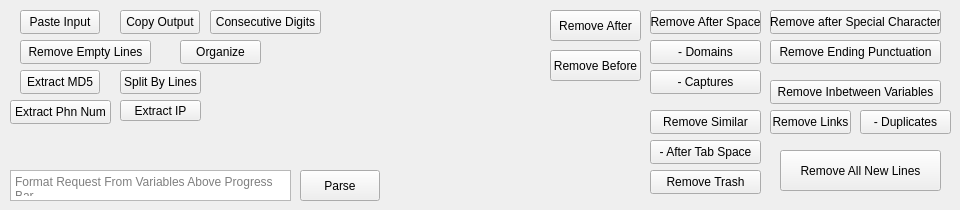
    <widget class="QWidget" name="generalComboOptionsTab">
     <attribute name="title">
      <string>❗General Combo Options</string>
     </attribute>
     <widget class="QPushButton" name="pasteButton">
      <property name="geometry">
       <rect>
        <x>20</x>
        <y>10</y>
        <width>80</width>
        <height>24</height>
       </rect>
      </property>
      <property name="toolTip">
       <string> Paste input from the clipboard.</string>
      </property>
      <property name="text">
       <string>Paste Input</string>
      </property>
     </widget>
     <widget class="QPushButton" name="removeLinksButton">
      <property name="geometry">
       <rect>
        <x>770</x>
        <y>110</y>
        <width>81</width>
        <height>24</height>
       </rect>
      </property>
      <property name="text">
       <string>Remove Links</string>
      </property>
     </widget>
     <widget class="QPushButton" name="copyButton_2">
      <property name="geometry">
       <rect>
        <x>120</x>
        <y>10</y>
        <width>80</width>
        <height>24</height>
       </rect>
      </property>
      <property name="text">
       <string>Copy Output</string>
      </property>
     </widget>
     <widget class="QPushButton" name="removeEndingPunctuationButton">
      <property name="geometry">
       <rect>
        <x>770</x>
        <y>40</y>
        <width>171</width>
        <height>24</height>
       </rect>
      </property>
      <property name="toolTip">
       <string>Remove any puncuations at the END of EACH line</string>
      </property>
      <property name="text">
       <string>Remove Ending Punctuation</string>
      </property>
     </widget>
     <widget class="QPushButton" name="remove_domainsButton">
      <property name="geometry">
       <rect>
        <x>650</x>
        <y>40</y>
        <width>111</width>
        <height>24</height>
       </rect>
      </property>
      <property name="toolTip">
       <string>Extract domain names from the text.</string>
      </property>
      <property name="text">
       <string>- Domains</string>
      </property>
     </widget>
     <widget class="QPushButton" name="removeDuplicatesButton">
      <property name="enabled">
       <bool>true</bool>
      </property>
      <property name="geometry">
       <rect>
        <x>860</x>
        <y>110</y>
        <width>91</width>
        <height>24</height>
       </rect>
      </property>
      <property name="text">
       <string>- Duplicates</string>
      </property>
     </widget>
     <widget class="QPushButton" name="extract_md5Button">
      <property name="geometry">
       <rect>
        <x>20</x>
        <y>70</y>
        <width>80</width>
        <height>24</height>
       </rect>
      </property>
      <property name="toolTip">
       <string>Extract any MD5 Strings from your file captures or the input_text window</string>
      </property>
      <property name="text">
       <string>Extract MD5</string>
      </property>
     </widget>
     <widget class="QPushButton" name="removeSpecialCharacterButton">
      <property name="geometry">
       <rect>
        <x>770</x>
        <y>10</y>
        <width>171</width>
        <height>24</height>
       </rect>
      </property>
      <property name="toolTip">
       <string>Remove everything on that line after a character you specify</string>
      </property>
      <property name="text">
       <string>Remove after Special Character</string>
      </property>
     </widget>
     <widget class="QPushButton" name="organizeLinesButton">
      <property name="geometry">
       <rect>
        <x>180</x>
        <y>40</y>
        <width>81</width>
        <height>24</height>
       </rect>
      </property>
      <property name="toolTip">
       <string>Orginize your Input Text from one of these options</string>
      </property>
      <property name="text">
       <string>Organize</string>
      </property>
     </widget>
     <widget class="QPushButton" name="remove_trash_button">
      <property name="geometry">
       <rect>
        <x>650</x>
        <y>170</y>
        <width>111</width>
        <height>24</height>
       </rect>
      </property>
      <property name="toolTip">
       <string>6 Various Options to Enable/Disable when cleaning your strings</string>
      </property>
      <property name="text">
       <string>Remove Trash</string>
      </property>
     </widget>
     <widget class="QPushButton" name="remove_capturesButton">
      <property name="geometry">
       <rect>
        <x>650</x>
        <y>70</y>
        <width>111</width>
        <height>24</height>
       </rect>
      </property>
      <property name="toolTip">
       <string>Extract captured data  from the text.</string>
      </property>
      <property name="text">
       <string>- Captures</string>
      </property>
     </widget>
     <widget class="QPushButton" name="split_by_linesButton">
      <property name="geometry">
       <rect>
        <x>120</x>
        <y>70</y>
        <width>81</width>
        <height>24</height>
       </rect>
      </property>
      <property name="text">
       <string>Split By Lines</string>
      </property>
     </widget>
     <widget class="QPushButton" name="removeAfterSpace">
      <property name="geometry">
       <rect>
        <x>650</x>
        <y>10</y>
        <width>111</width>
        <height>24</height>
       </rect>
      </property>
      <property name="toolTip">
       <string>Perform an action after a tab space in each line.</string>
      </property>
      <property name="text">
       <string>Remove After Space</string>
      </property>
     </widget>
     <widget class="QPushButton" name="removeAfter_Tab_Space">
      <property name="geometry">
       <rect>
        <x>650</x>
        <y>140</y>
        <width>111</width>
        <height>24</height>
       </rect>
      </property>
      <property name="toolTip">
       <string>Remove after a &quot;Tab&quot; space</string>
      </property>
      <property name="text">
       <string>- After Tab Space</string>
      </property>
     </widget>
     <widget class="QPushButton" name="remove_inbetween_two_variablesButton">
      <property name="geometry">
       <rect>
        <x>770</x>
        <y>80</y>
        <width>171</width>
        <height>24</height>
       </rect>
      </property>
      <property name="toolTip">
       <string>Chose two different variables such as   &quot;  (  &quot;   and  &quot;  )  &quot;
This will remove any data between ( these two things )</string>
      </property>
      <property name="text">
       <string>Remove Inbetween Variables</string>
      </property>
     </widget>
     <widget class="QPushButton" name="sort_remove_similarButton">
      <property name="geometry">
       <rect>
        <x>650</x>
        <y>110</y>
        <width>111</width>
        <height>24</height>
       </rect>
      </property>
      <property name="toolTip">
       <string>Removes simalar combo strings ( based of a consecutive variable of 5 characters )</string>
      </property>
      <property name="text">
       <string>Remove Similar</string>
      </property>
     </widget>
     <widget class="QPushButton" name="remove_empty_lines_button">
      <property name="geometry">
       <rect>
        <x>20</x>
        <y>40</y>
        <width>131</width>
        <height>24</height>
       </rect>
      </property>
      <property name="whatsThis">
       <string>This will remove any line breaks from your text
and format them.</string>
      </property>
      <property name="text">
       <string>Remove Empty Lines</string>
      </property>
     </widget>
     <widget class="QPushButton" name="extract_ip_addressButton">
      <property name="geometry">
       <rect>
        <x>120</x>
        <y>100</y>
        <width>81</width>
        <height>21</height>
       </rect>
      </property>
      <property name="toolTip">
       <string>Extract any IP Information from your Input Text or your Directory Path</string>
      </property>
      <property name="text">
       <string>Extract IP</string>
      </property>
     </widget>
     <widget class="QPushButton" name="extract_phone_numberButton">
      <property name="geometry">
       <rect>
        <x>10</x>
        <y>100</y>
        <width>101</width>
        <height>24</height>
       </rect>
      </property>
      <property name="toolTip">
       <string>Extract any phone numbers from your input_text window or file captures.</string>
      </property>
      <property name="text">
       <string>Extract Phn Num</string>
      </property>
     </widget>
     <widget class="QTextEdit" name="format_request_textedit">
      <property name="geometry">
       <rect>
        <x>10</x>
        <y>170</y>
        <width>281</width>
        <height>31</height>
       </rect>
      </property>
      <property name="placeholderText">
       <string>Format Request From Variables Above Progress Bar</string>
      </property>
     </widget>
     <widget class="QPushButton" name="remove_new_lines">
      <property name="geometry">
       <rect>
        <x>780</x>
        <y>150</y>
        <width>161</width>
        <height>41</height>
       </rect>
      </property>
      <property name="text">
       <string>Remove All New Lines</string>
      </property>
     </widget>
     <widget class="QPushButton" name="consecutive_digits_button">
      <property name="geometry">
       <rect>
        <x>210</x>
        <y>10</y>
        <width>111</width>
        <height>24</height>
       </rect>
      </property>
      <property name="toolTip">
       <string>Remove any data that have the same consuctive numbers that you specify.</string>
      </property>
      <property name="text">
       <string>Consecutive Digits</string>
      </property>
     </widget>
     <widget class="QPushButton" name="remove_after_button">
      <property name="geometry">
       <rect>
        <x>550</x>
        <y>10</y>
        <width>91</width>
        <height>31</height>
       </rect>
      </property>
      <property name="toolTip">
       <string>Perform an action after a tab space in each line.</string>
      </property>
      <property name="text">
       <string>Remove After</string>
      </property>
     </widget>
     <widget class="QPushButton" name="remove_after_button_2">
      <property name="geometry">
       <rect>
        <x>550</x>
        <y>50</y>
        <width>91</width>
        <height>31</height>
       </rect>
      </property>
      <property name="toolTip">
       <string>Perform an action after a tab space in each line.</string>
      </property>
      <property name="text">
       <string>Remove Before</string>
      </property>
     </widget>
     <widget class="QPushButton" name="parse_button">
      <property name="geometry">
       <rect>
        <x>300</x>
        <y>170</y>
        <width>80</width>
        <height>31</height>
       </rect>
      </property>
      <property name="text">
       <string>Parse</string>
      </property>
     </widget>
    </widget>
